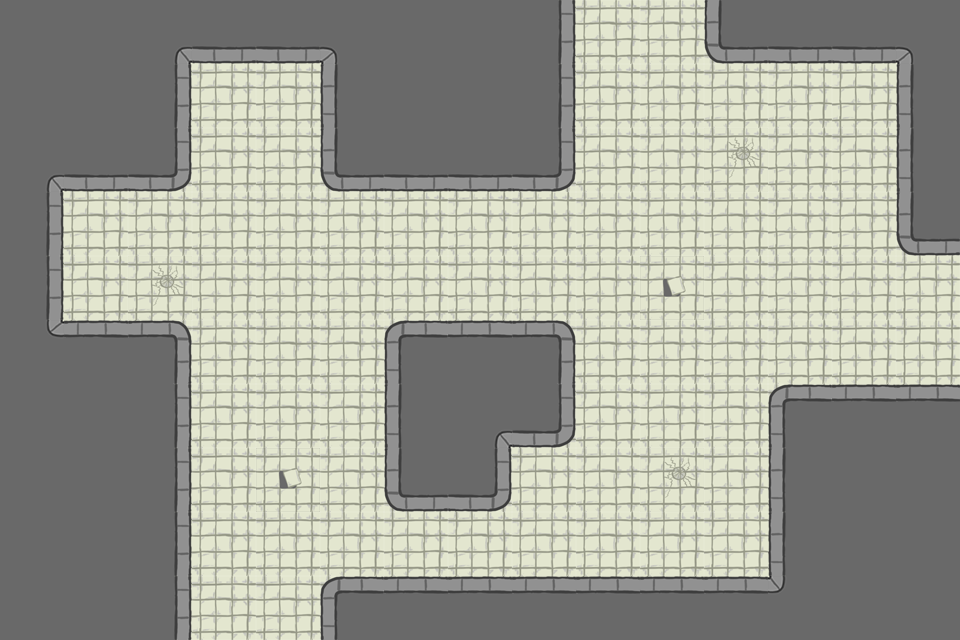

Rendered tile map (Tiled .tmx) drawn with the repository's tilesets; below, a short description and the full map source, tile grids included:
An orthogonal 15x10 tile map with 64x64 px tiles, 1 tile layer (Tiles) and 3 objects (2x DeathZone, HeatRay).

<map version="1.0" orientation="orthogonal" width="15" height="10" tilewidth="64" tileheight="64">
 <tileset firstgid="1" name="tileset" tilewidth="64" tileheight="64">
  <image source="../TileSets/tileset.png" width="384" height="192" />
  <tile id="0">
   <properties>
    <property name="walkCost" value="100" />
   </properties>
  </tile>
  <tile id="1">
   <properties>
    <property name="walkCost" value="100" />
   </properties>
  </tile>
  <tile id="6">
   <properties>
    <property name="walkCost" value="100" />
   </properties>
  </tile>
 </tileset>
 <layer name="Tiles" width="15" height="10">
  <data>
   <tile gid="8" />
   <tile gid="8" />
   <tile gid="17" />
   <tile gid="4" />
   <tile gid="4" />
   <tile gid="16" />
   <tile gid="8" />
   <tile gid="8" />
   <tile gid="5" />
   <tile gid="1" />
   <tile gid="1" />
   <tile gid="11" />
   <tile gid="4" />
   <tile gid="4" />
   <tile gid="16" />
   <tile gid="8" />
   <tile gid="8" />
   <tile gid="5" />
   <tile gid="1" />
   <tile gid="1" />
   <tile gid="6" />
   <tile gid="8" />
   <tile gid="8" />
   <tile gid="5" />
   <tile gid="1" />
   <tile gid="1" />
   <tile gid="1" />
   <tile gid="1" />
   <tile gid="1" />
   <tile gid="6" />
   <tile gid="17" />
   <tile gid="4" />
   <tile gid="9" />
   <tile gid="1" />
   <tile gid="1" />
   <tile gid="11" />
   <tile gid="4" />
   <tile gid="4" />
   <tile gid="9" />
   <tile gid="1" />
   <tile gid="1" />
   <tile gid="2" />
   <tile gid="1" />
   <tile gid="1" />
   <tile gid="6" />
   <tile gid="5" />
   <tile gid="1" />
   <tile gid="1" />
   <tile gid="1" />
   <tile gid="1" />
   <tile gid="1" />
   <tile gid="1" />
   <tile gid="1" />
   <tile gid="1" />
   <tile gid="1" />
   <tile gid="1" />
   <tile gid="1" />
   <tile gid="1" />
   <tile gid="1" />
   <tile gid="11" />
   <tile gid="5" />
   <tile gid="1" />
   <tile gid="2" />
   <tile gid="1" />
   <tile gid="1" />
   <tile gid="1" />
   <tile gid="1" />
   <tile gid="1" />
   <tile gid="1" />
   <tile gid="1" />
   <tile gid="7" />
   <tile gid="1" />
   <tile gid="1" />
   <tile gid="1" />
   <tile gid="1" />
   <tile gid="18" />
   <tile gid="3" />
   <tile gid="12" />
   <tile gid="1" />
   <tile gid="1" />
   <tile gid="1" />
   <tile gid="10" />
   <tile gid="3" />
   <tile gid="12" />
   <tile gid="1" />
   <tile gid="1" />
   <tile gid="1" />
   <tile gid="1" />
   <tile gid="1" />
   <tile gid="1" />
   <tile gid="8" />
   <tile gid="8" />
   <tile gid="5" />
   <tile gid="1" />
   <tile gid="1" />
   <tile gid="1" />
   <tile gid="6" />
   <tile gid="17" />
   <tile gid="9" />
   <tile gid="1" />
   <tile gid="1" />
   <tile gid="1" />
   <tile gid="10" />
   <tile gid="3" />
   <tile gid="3" />
   <tile gid="8" />
   <tile gid="8" />
   <tile gid="5" />
   <tile gid="1" />
   <tile gid="7" />
   <tile gid="1" />
   <tile gid="11" />
   <tile gid="9" />
   <tile gid="1" />
   <tile gid="1" />
   <tile gid="2" />
   <tile gid="1" />
   <tile gid="6" />
   <tile gid="8" />
   <tile gid="8" />
   <tile gid="8" />
   <tile gid="8" />
   <tile gid="5" />
   <tile gid="1" />
   <tile gid="1" />
   <tile gid="1" />
   <tile gid="1" />
   <tile gid="1" />
   <tile gid="1" />
   <tile gid="1" />
   <tile gid="1" />
   <tile gid="1" />
   <tile gid="6" />
   <tile gid="8" />
   <tile gid="8" />
   <tile gid="8" />
   <tile gid="8" />
   <tile gid="5" />
   <tile gid="1" />
   <tile gid="1" />
   <tile gid="10" />
   <tile gid="3" />
   <tile gid="3" />
   <tile gid="3" />
   <tile gid="3" />
   <tile gid="3" />
   <tile gid="3" />
   <tile gid="15" />
   <tile gid="8" />
   <tile gid="8" />
  </data>
 </layer>
 <objectgroup name="Objects" width="15" height="10">
  <object name="GasVent" type="DeathZone" x="576" y="192" width="64" height="64">
   <properties>
    <property name="shape" value="0" />
    <property name="timeOff" value="0" />
    <property name="timeOn" value="0" />
   </properties>
  </object>
  <object name="HeatRay" type="HeatRay" x="794" y="89">
   <properties>
    <property name="angle" value="45" />
    <property name="cooldown" value="5" />
   </properties>
  </object>
  <object name="GasVent" type="DeathZone" x="640" y="256" width="64" height="64">
   <properties>
    <property name="shape" value="0" />
    <property name="timeOff" value="0" />
    <property name="timeOn" value="0" />
   </properties>
  </object>
 </objectgroup>
</map>
